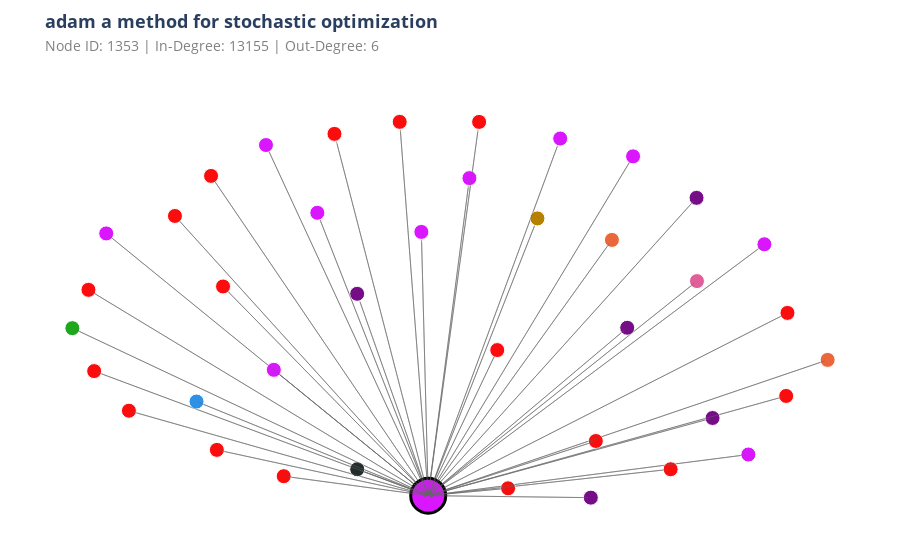
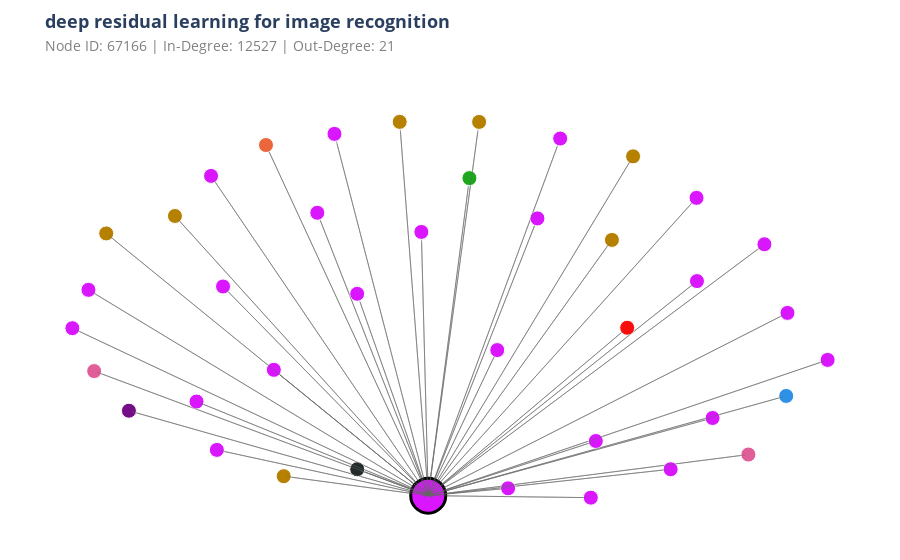
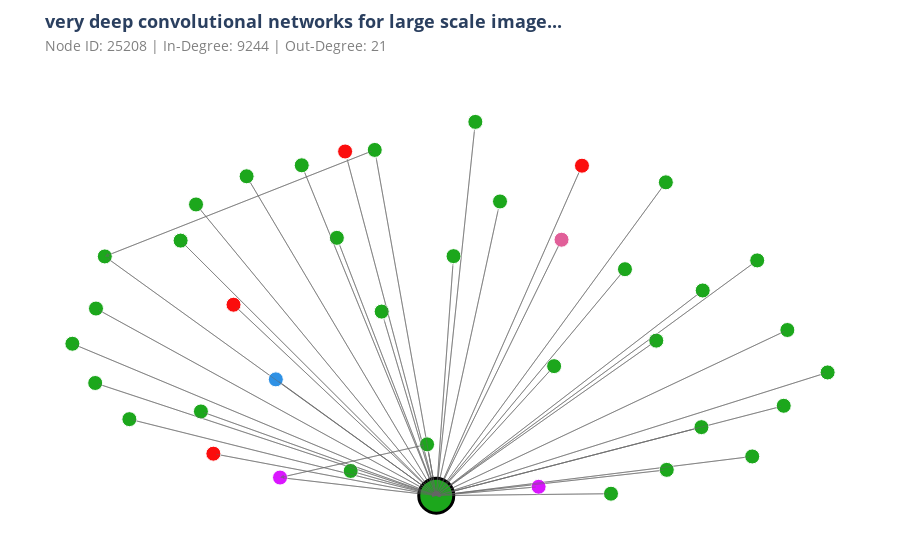
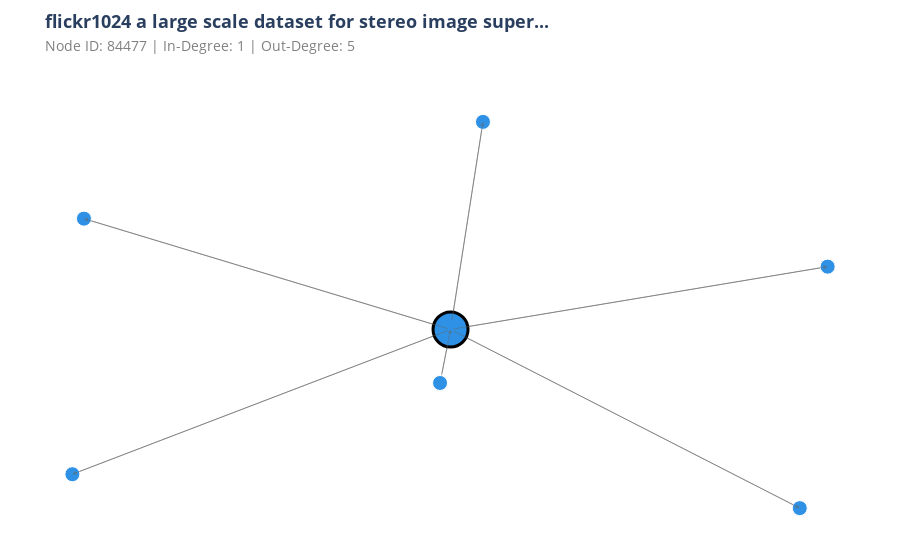

Notebook cell for these charts, in order:
### Code cell
# --- 1. Calculate In-Degrees for all nodes ---
src, dst = edge_index[0], edge_index[1]

# unique_dst: Node IDs that receive at least one citation
# counts: How many citations they received
unique_dst, counts = np.unique(dst, return_counts=True)

# --- 2. Sort and Select Targets ---
# argsort returns the indices that would sort the array
sorted_indices = np.argsort(counts)

# Top 3 Nodes (Highest In-Degree)
# We take the last 3 indices and reverse them to have: 1st, 2nd, 3rd
top_3_indices = sorted_indices[-3:][::-1]
top_3_nodes = unique_dst[top_3_indices]
top_3_counts = counts[top_3_indices]

# Bottom 1 Node (Lowest In-Degree among cited papers)
# We take the first index (usually has 1 citation)
bottom_index = sorted_indices[0]
bottom_node = unique_dst[bottom_index]
bottom_count = counts[bottom_index]

# --- 3. Execute Visualization Loop ---

print(f"--- Selection Summary ---")
print(f"Top 3 Most Cited Nodes: {top_3_nodes} (Citations: {top_3_counts})")
print(f"Least Cited Node: {bottom_node} (Citations: {bottom_count})")
print(f"-------------------------\n")

# List of targets to visualize
targets = list(top_3_nodes) + [bottom_node]
descriptions = ["#1 Most Cited", "#2 Most Cited", "#3 Most Cited", "Least Cited (Example)"]

for node_id, desc in zip(targets, descriptions):
    print(f"Generating Graph for Node {node_id} ({desc})...")
    
    visualize_complete_interactive(
        target_node_id=node_id, 
        edge_index=edge_index, 
        labels=labels, 
        label_map=label_map, 
        node2paperid=node2paperid, 
        paperid2title=paperid2title,
        max_nodes=40 # You can adjust this if the top nodes are too cluttered
    )
